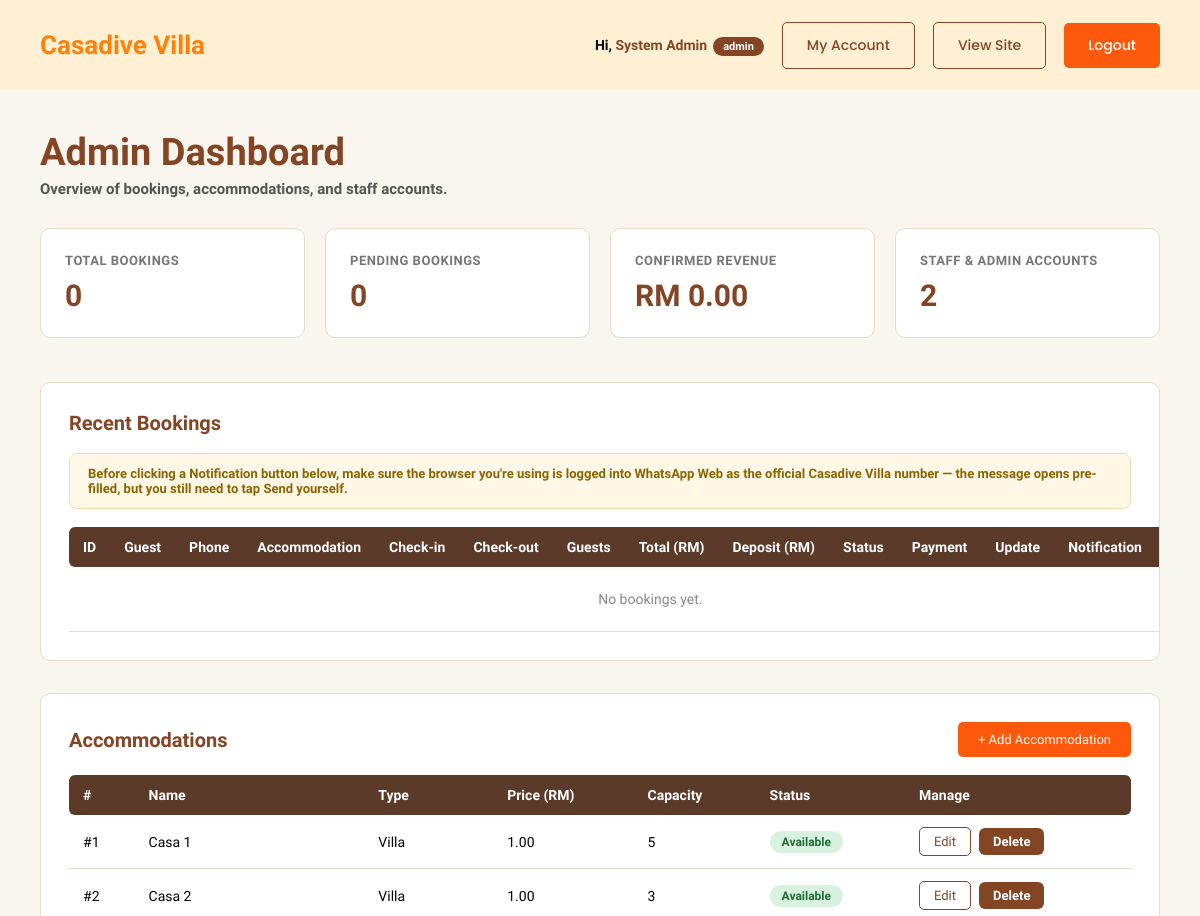
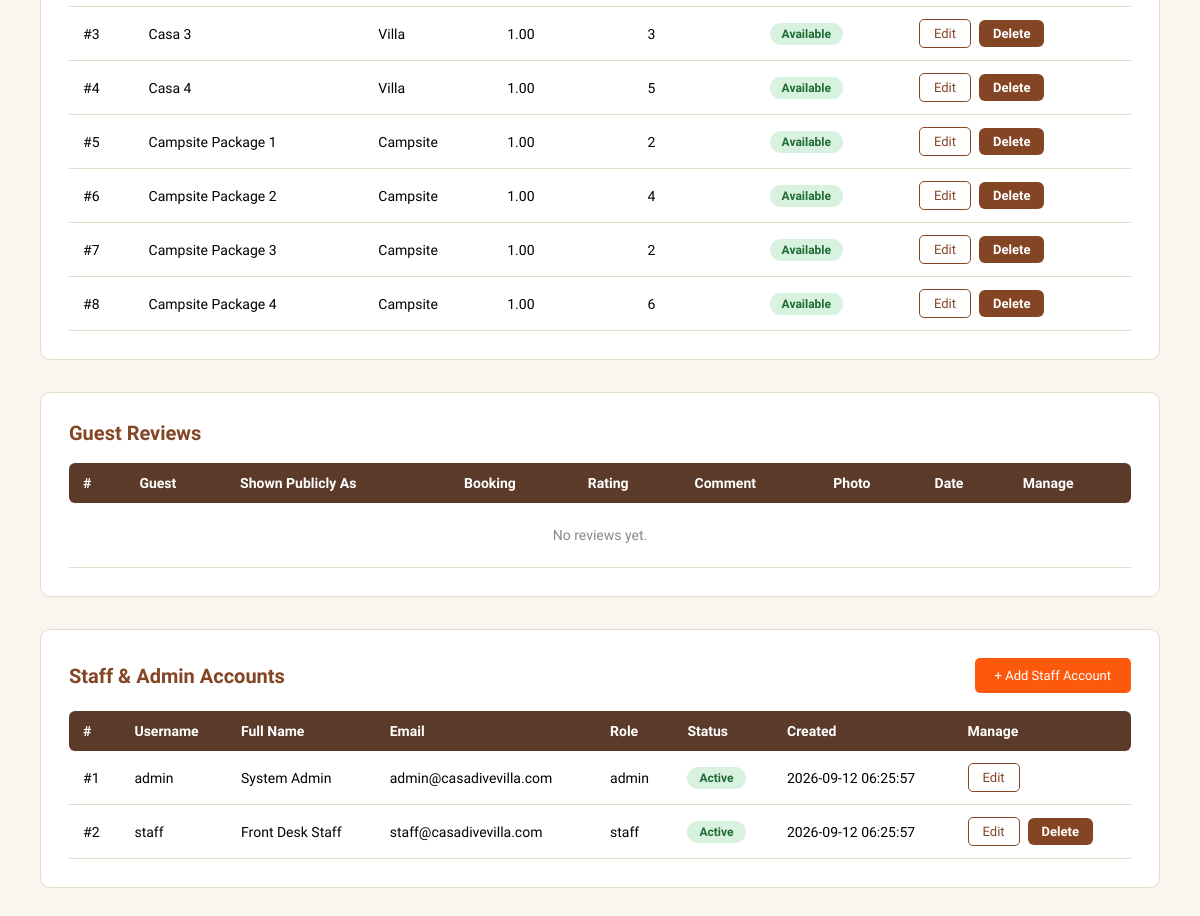
The app's page /user/admin_dashboard.php (signed in) with its own data (2 pictures, top to bottom).
### tables this page shows
CREATE TABLE `user` (
  user_id         INT UNSIGNED AUTO_INCREMENT PRIMARY KEY,
  username        VARCHAR(50)  NOT NULL UNIQUE,
  password        VARCHAR(255) NOT NULL,
  fullname        VARCHAR(100) NOT NULL,
  email           VARCHAR(150) NOT NULL UNIQUE,
  phone           VARCHAR(20),
  role            ENUM('admin','staff') NOT NULL DEFAULT 'staff',
  profile_picture VARCHAR(255),
  status          ENUM('active','inactive','suspended') NOT NULL DEFAULT 'active',
  created_at      TIMESTAMP NOT NULL DEFAULT CURRENT_TIMESTAMP,
  updated_at      TIMESTAMP NOT NULL DEFAULT CURRENT_TIMESTAMP ON UPDATE CURRENT_TIMESTAMP
);

CREATE TABLE `accommodation` (
  accommodation_id   INT UNSIGNED AUTO_INCREMENT PRIMARY KEY,
  accommodation_name VARCHAR(100) NOT NULL,
  accommodation_type ENUM('Villa','Campsite') NOT NULL,
  price              DECIMAL(10,2) NOT NULL COMMENT 'weekday / base rate per night, used for all booking calculations',
  price_weekend      DECIMAL(10,2) NULL COMMENT 'display only — not applied to booking totals yet',
  price_holiday      DECIMAL(10,2) NULL COMMENT 'display only — not applied to booking totals yet',
  capacity           INT UNSIGNED NOT NULL,
  pax_label          VARCHAR(30) NULL COMMENT 'display string e.g. "4-5 PAX", falls back to "Max N guests"',
  features           TEXT NULL COMMENT 'one feature per line, e.g. "Wifi\nAircond\nSea View"',
  description        TEXT,
  status             ENUM('available','unavailable','maintenance') NOT NULL DEFAULT 'available',
  image              VARCHAR(255),
  door_code          VARCHAR(20) COMMENT 'lock box / door code shown to the guest in the check-in reminder'
);

### user/views/admin_dashboard.view.php (the view, shortened to what the rows shown need)
<!DOCTYPE html>
<html lang="en">
<head>
<link rel="stylesheet" href="style/dashboard.css">
</head>
<body>
  <header class="dash-topbar">
    <div class="container">
      <div class="dash-user">
        <span class="who">Hi, <strong><?= htmlspecialchars($user['fullname']) ?></strong><span class="role-badge"><?= htmlspecialchars($user['role']) ?></span></span>
      </div>
    </div>
  </header>
  <main class="dash-main">
    <div class="container">
      <h1 class="dash-heading">Admin Dashboard</h1>
      <section class="dash-section">
        <h2>Recent Bookings</h2>
        <table>
          <thead>
            <tr>
              <th>ID</th>
              <th>Guest</th>
              <th>Phone</th>
              <th>Accommodation</th>
              <th>Check-in</th>
              <th>Check-out</th>
              <th>Guests</th>
              <th>Total (RM)</th>
              <th>Deposit (RM)</th>
              <th>Status</th>
              <th>Payment</th>
              <th>Update</th>
              <th>Notification</th>
              <th>Receipt</th>
            </tr>
          </thead>
        </table>
      </section>
      <section class="dash-section">
        <h2 class="section-heading">
          Accommodations
          <a href="manage_accommodation.php" class="btn btn-md btn-primary">+ Add Accommodation</a>
        </h2>
        <table>
          <thead>
            <tr>
              <th>#</th>
              <th>Name</th>
              <th>Type</th>
              <th>Price (RM)</th>
              <th>Capacity</th>
              <th>Status</th>
              <th>Manage</th>
            </tr>
          </thead>
          <tbody>
            <?php foreach ($accommodations as $a): ?>
              <tr>
                <td>#<?= (int) $a['accommodation_id'] ?></td>
                <td><?= htmlspecialchars($a['accommodation_name']) ?></td>
                <td><?= htmlspecialchars($a['accommodation_type']) ?></td>
                <td><?= number_format((float) $a['price'], 2) ?></td>
                <td><?= (int) $a['capacity'] ?></td>
                <td><span class="status-badge status-<?= htmlspecialchars($a['status']) ?>"><?= htmlspecialchars($a['status']) ?></span></td>
                <td>
                  <div class="status-form">
                    <a href="manage_accommodation.php?id=<?= (int) $a['accommodation_id'] ?>" class="btn btn-sm btn-outline">Edit</a>
                    <form method="post" action="manage_accommodation.php" onsubmit="return confirm('Delete this accommodation? This cannot be undone.');">
                      <button type="submit">Delete</button>
                    </form>
                  </div>
                </td>
              </tr>
            <?php endforeach; ?>
          </tbody>
        </table>
      </section>
      <section class="dash-section">
        <h2 class="section-heading">Guest Reviews</h2>
        <table>
          <thead>
            <tr>
              <th>#</th>
              <th>Guest</th>
              <th>Shown Publicly As</th>
              <th>Booking</th>
              <th>Rating</th>
              <th>Comment</th>
              <th>Photo</th>
              <th>Date</th>
              <th>Manage</th>
            </tr>
          </thead>
        </table>
      </section>
      <section class="dash-section">
        <h2 class="section-heading">
          Staff &amp; Admin Accounts
          <a href="manage_account.php" class="btn btn-md btn-primary">+ Add Staff Account</a>
        </h2>
        <table>
          <thead>
            <tr>
              <th>#</th>
              <th>Username</th>
              <th>Full Name</th>
              <th>Email</th>
              <th>Role</th>
              <th>Status</th>
              <th>Created</th>
              <th>Manage</th>
            </tr>
          </thead>
          <tbody>
            <?php foreach ($users as $u): ?>
              <tr>
                <td>#<?= (int) $u['user_id'] ?></td>
                <td><?= htmlspecialchars($u['username']) ?></td>
                <td><?= htmlspecialchars($u['fullname']) ?></td>
                <td><?= htmlspecialchars($u['email']) ?></td>
                <td><?= htmlspecialchars($u['role']) ?></td>
                <td><span class="status-badge status-<?= htmlspecialchars($u['status']) ?>"><?= htmlspecialchars($u['status']) ?></span></td>
                <td><?= htmlspecialchars($u['created_at']) ?></td>
                <td>
                  <div class="status-form">
                    <a href="manage_account.php?id=<?= (int) $u['user_id'] ?>" class="btn btn-sm btn-outline">Edit</a>
                    <?php if ((int) $u['user_id'] !== (int) $user['user_id']): ?>
                      <form method="post" action="manage_account.php" onsubmit="return confirm('Delete this account? This cannot be undone.');">
                        <button type="submit">Delete</button>
                      </form>
                    <?php endif; ?>
                  </div>
                </td>
              </tr>
            <?php endforeach; ?>
          </tbody>
        </table>
      </section>
    </div>
  </main>
</body>
</html>

### records on screen
user: fullname "System Admin", role "Admin", user_id "1", username "admin", email "admin@casadivevilla.com", role "admin", status "Active", created_at "2026-09-12 06:25:57"
accommodation: accommodation_id "1", accommodation_name "Casa 1", accommodation_type "Villa", price "1.00", capacity "5", status "Available"
accommodation: accommodation_id "2", accommodation_name "Casa 2", accommodation_type "Villa", price "1.00", capacity "3", status "Available"
accommodation: accommodation_id "3", accommodation_name "Casa 3", accommodation_type "Villa", price "1.00", capacity "3", status "Available"
accommodation: accommodation_id "4", accommodation_name "Casa 4", accommodation_type "Villa", price "1.00", capacity "5", status "Available"
accommodation: accommodation_id "5", accommodation_name "Campsite Package 1", accommodation_type "Campsite", price "1.00", capacity "2", status "Available"
accommodation: accommodation_id "6", accommodation_name "Campsite Package 2", accommodation_type "Campsite", price "1.00", capacity "4", status "Available"
accommodation: accommodation_id "7", accommodation_name "Campsite Package 3", accommodation_type "Campsite", price "1.00", capacity "2", status "Available"
accommodation: accommodation_id "8", accommodation_name "Campsite Package 4", accommodation_type "Campsite", price "1.00", capacity "6", status "Available"
user: user_id "2", username "staff", fullname "Front Desk Staff", email "staff@casadivevilla.com", role "staff", status "Active", created_at "2026-09-12 06:25:57"

### other values on screen
$stats['total_bookings'] "0"
$stats['pending_bookings'] "0"
$stats['revenue'] "0.00"
$stats['total_users'] "2"
